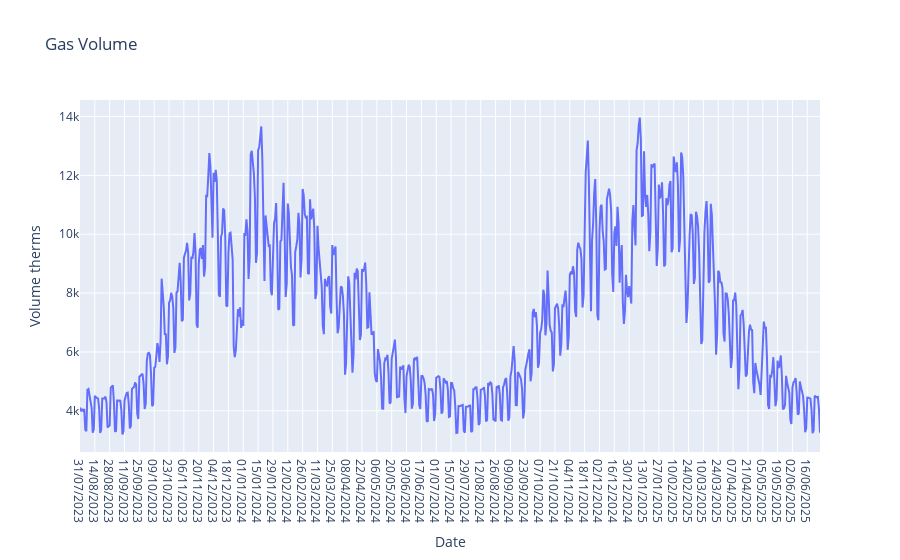

Notebook cell for this chart:
### Markdown cell above
Then lets use the catalogue to start adding more elements:

### Code cell
fig = px.line(gas_vol,x="Date", y="Volume therms",title="Gas Volume")
fig.show()

### Figure 1 — Plotly figure (JSON) as saved in the notebook; plotly's stock layout.template omitted (floating-point values rounded to 4 significant figures; data arrays with more than 128 entries replaced by an {"elided": "..."} marker saying what was removed)
{"data": [{"hovertemplate": "Date=%{x}<br>Volume therms=%{y}<extra></extra>", "legendgroup": "", "line": {"color": "#636efa", "dash": "solid"}, "marker": {"symbol": "circle"}, "mode": "lines", "name": "", "orientation": "v", "showlegend": false, "type": "scatter", "x": {"elided": "699 str values"}, "xaxis": "x", "y": {"elided": "699 float values"}, "yaxis": "y"}], "layout": {"autosize": true, "legend": {"tracegroupgap": 0}, "title": {"text": "Gas Volume"}, "xaxis": {"anchor": "y", "autorange": true, "domain": [0, 1], "range": [0, 698], "title": {"text": "Date"}, "type": "category"}, "yaxis": {"anchor": "x", "autorange": true, "domain": [0, 1], "range": [2600.0, 14560.0], "title": {"text": "Volume therms"}, "type": "linear"}}}
